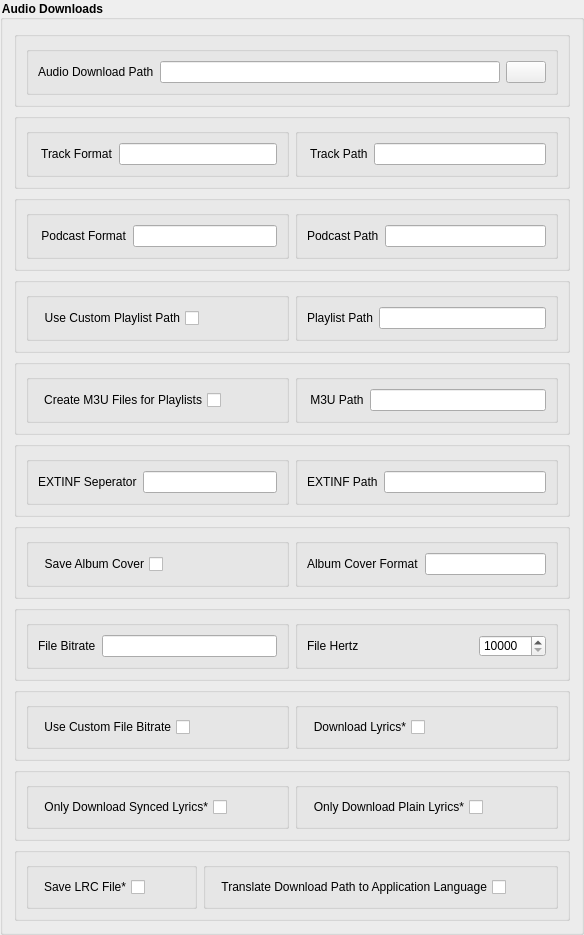
             <widget class="QGroupBox" name="gb1">
              <property name="styleSheet">
               <string notr="true">QGroupBox { font-weight: bold; }</string>
              </property>
              <property name="title">
               <string>Audio Downloads</string>
              </property>
              <layout class="QVBoxLayout" name="verticalLayout_27">
               <item>
                <widget class="QGroupBox" name="gb1_29">
                 <property name="title">
                  <string/>
                 </property>
                 <property name="flat">
                  <bool>true</bool>
                 </property>
                 <layout class="QHBoxLayout" name="horizontalLayout_248">
                  <item>
                   <widget class="QGroupBox" name="gb1_31">
                    <property name="title">
                     <string/>
                    </property>
                    <property name="flat">
                     <bool>true</bool>
                    </property>
                    <layout class="QHBoxLayout" name="horizontalLayout_265">
                     <item>
                      <widget class="QLabel" name="lb_audio_download_path">
                       <property name="text">
                        <string>Audio Download Path</string>
                       </property>
                      </widget>
                     </item>
                     <item>
                      <widget class="QLineEdit" name="audio_download_path">
                       <property name="sizePolicy">
                        <sizepolicy hsizetype="Expanding" vsizetype="Fixed">
                         <horstretch>0</horstretch>
                         <verstretch>0</verstretch>
                        </sizepolicy>
                       </property>
                       <property name="minimumSize">
                        <size>
                         <width>0</width>
                         <height>0</height>
                        </size>
                       </property>
                      </widget>
                     </item>
                     <item>
                      <widget class="QPushButton" name="btn_audio_download_path_browse">
                       <property name="text">
                        <string/>
                       </property>
                      </widget>
                     </item>
                    </layout>
                   </widget>
                  </item>
                 </layout>
                </widget>
               </item>
               <item>
                <widget class="QGroupBox" name="gb1_0">
                 <property name="title">
                  <string/>
                 </property>
                 <property name="flat">
                  <bool>true</bool>
                 </property>
                 <layout class="QHBoxLayout" name="horizontalLayout">
                  <item>
                   <widget class="QGroupBox" name="groupBox_27">
                    <property name="title">
                     <string/>
                    </property>
                    <layout class="QHBoxLayout" name="horizontalLayout_26">
                     <item>
                      <widget class="QLabel" name="lm_track_file_format">
                       <property name="text">
                        <string> Track Format</string>
                       </property>
                      </widget>
                     </item>
                     <item>
                      <widget class="QLineEdit" name="track_file_format"/>
                     </item>
                    </layout>
                   </widget>
                  </item>
                  <item>
                   <widget class="QGroupBox" name="groupBox_6">
                    <property name="title">
                     <string/>
                    </property>
                    <property name="flat">
                     <bool>false</bool>
                    </property>
                    <layout class="QHBoxLayout" name="horizontalLayout_17">
                     <item>
                      <widget class="QLabel" name="lb_track_formatter">
                       <property name="text">
                        <string> Track Path</string>
                       </property>
                      </widget>
                     </item>
                     <item>
                      <widget class="QLineEdit" name="track_path_formatter"/>
                     </item>
                    </layout>
                   </widget>
                  </item>
                 </layout>
                </widget>
               </item>
               <item>
                <widget class="QGroupBox" name="gb1_7">
                 <property name="title">
                  <string/>
                 </property>
                 <property name="flat">
                  <bool>true</bool>
                 </property>
                 <layout class="QHBoxLayout" name="horizontalLayout_18">
                  <item>
                   <widget class="QGroupBox" name="groupBox_28">
                    <property name="title">
                     <string/>
                    </property>
                    <layout class="QHBoxLayout" name="horizontalLayout_36">
                     <item>
                      <widget class="QLabel" name="lb_episode_name_formatter">
                       <property name="toolTip">
                        <string/>
                       </property>
                       <property name="text">
                        <string> Podcast Format</string>
                       </property>
                      </widget>
                     </item>
                     <item>
                      <widget class="QLineEdit" name="podcast_file_format"/>
                     </item>
                    </layout>
                   </widget>
                  </item>
                  <item>
                   <widget class="QGroupBox" name="groupBox_13">
                    <property name="title">
                     <string/>
                    </property>
                    <property name="flat">
                     <bool>false</bool>
                    </property>
                    <layout class="QHBoxLayout" name="horizontalLayout_35">
                     <item>
                      <widget class="QLabel" name="lb_track_formatter_2">
                       <property name="toolTip">
                        <string/>
                       </property>
                       <property name="text">
                        <string>Podcast Path</string>
                       </property>
                      </widget>
                     </item>
                     <item>
                      <widget class="QLineEdit" name="podcast_path_formatter"/>
                     </item>
                    </layout>
                   </widget>
                  </item>
                 </layout>
                </widget>
               </item>
               <item>
                <widget class="QGroupBox" name="gb1_8">
                 <property name="title">
                  <string/>
                 </property>
                 <property name="flat">
                  <bool>true</bool>
                 </property>
                 <layout class="QHBoxLayout" name="horizontalLayout_37">
                  <item>
                   <widget class="QGroupBox" name="group_playlist_cfg_m3u_2">
                    <property name="title">
                     <string/>
                    </property>
                    <layout class="QHBoxLayout" name="horizontalLayout_45">
                     <item>
                      <widget class="QCheckBox" name="use_playlist_path">
                       <property name="layoutDirection">
                        <enum>Qt::RightToLeft</enum>
                       </property>
                       <property name="text">
                        <string>Use Custom Playlist Path</string>
                       </property>
                      </widget>
                     </item>
                     <item>
                      <spacer name="horizontalSpacer_16">
                       <property name="orientation">
                        <enum>Qt::Horizontal</enum>
                       </property>
                       <property name="sizeHint" stdset="0">
                        <size>
                         <width>40</width>
                         <height>20</height>
                        </size>
                       </property>
                      </spacer>
                     </item>
                    </layout>
                   </widget>
                  </item>
                  <item>
                   <widget class="QGroupBox" name="groupBox_31">
                    <property name="title">
                     <string/>
                    </property>
                    <layout class="QHBoxLayout" name="horizontalLayout_40">
                     <item>
                      <widget class="QLabel" name="lb_playlist_name_formatter">
                       <property name="toolTip">
                        <string/>
                       </property>
                       <property name="text">
                        <string>Playlist Path</string>
                       </property>
                      </widget>
                     </item>
                     <item>
                      <widget class="QLineEdit" name="playlist_path_formatter"/>
                     </item>
                    </layout>
                   </widget>
                  </item>
                 </layout>
                </widget>
               </item>
               <item>
                <widget class="QGroupBox" name="gb1_1">
                 <property name="enabled">
                  <bool>true</bool>
                 </property>
                 <property name="title">
                  <string/>
                 </property>
                 <property name="flat">
                  <bool>true</bool>
                 </property>
                 <layout class="QHBoxLayout" name="horizontalLayout_21">
                  <item>
                   <widget class="QGroupBox" name="group_playlist_cfg_m3u">
                    <property name="title">
                     <string/>
                    </property>
                    <layout class="QHBoxLayout" name="horizontalLayout_42">
                     <item>
                      <widget class="QCheckBox" name="create_m3u_file">
                       <property name="enabled">
                        <bool>true</bool>
                       </property>
                       <property name="layoutDirection">
                        <enum>Qt::RightToLeft</enum>
                       </property>
                       <property name="text">
                        <string>Create M3U Files for Playlists</string>
                       </property>
                      </widget>
                     </item>
                     <item>
                      <spacer name="horizontalSpacer_14">
                       <property name="orientation">
                        <enum>Qt::Horizontal</enum>
                       </property>
                       <property name="sizeHint" stdset="0">
                        <size>
                         <width>40</width>
                         <height>20</height>
                        </size>
                       </property>
                      </spacer>
                     </item>
                    </layout>
                   </widget>
                  </item>
                  <item>
                   <widget class="QGroupBox" name="group_playlist_cfg_format">
                    <property name="title">
                     <string/>
                    </property>
                    <layout class="QHBoxLayout" name="horizontalLayout_43">
                     <item>
                      <widget class="QLabel" name="lb_m3u_path_formatter">
                       <property name="enabled">
                        <bool>true</bool>
                       </property>
                       <property name="text">
                        <string> M3U Path</string>
                       </property>
                      </widget>
                     </item>
                     <item>
                      <widget class="QLineEdit" name="m3u_path_formatter">
                       <property name="enabled">
                        <bool>true</bool>
                       </property>
                      </widget>
                     </item>
                    </layout>
                   </widget>
                  </item>
                 </layout>
                </widget>
               </item>
               <item>
                <widget class="QGroupBox" name="gb1_5">
                 <property name="enabled">
                  <bool>true</bool>
                 </property>
                 <property name="title">
                  <string/>
                 </property>
                 <property name="flat">
                  <bool>true</bool>
                 </property>
                 <layout class="QHBoxLayout" name="horizontalLayout_22">
                  <item>
                   <widget class="QGroupBox" name="group_playlist_cfg_format_4">
                    <property name="title">
                     <string/>
                    </property>
                    <layout class="QHBoxLayout" name="horizontalLayout_52">
                     <item>
                      <widget class="QLabel" name="lb_extinf_separator">
                       <property name="enabled">
                        <bool>true</bool>
                       </property>
                       <property name="text">
                        <string>EXTINF Seperator</string>
                       </property>
                      </widget>
                     </item>
                     <item>
                      <widget class="QLineEdit" name="extinf_separator">
                       <property name="enabled">
                        <bool>true</bool>
                       </property>
                      </widget>
                     </item>
                    </layout>
                   </widget>
                  </item>
                  <item>
                   <widget class="QGroupBox" name="group_playlist_cfg_format_2">
                    <property name="title">
                     <string/>
                    </property>
                    <layout class="QHBoxLayout" name="horizontalLayout_51">
                     <item>
                      <widget class="QLabel" name="lb_extinf_label">
                       <property name="enabled">
                        <bool>true</bool>
                       </property>
                       <property name="text">
                        <string>EXTINF Path</string>
                       </property>
                      </widget>
                     </item>
                     <item>
                      <widget class="QLineEdit" name="extinf_label">
                       <property name="enabled">
                        <bool>true</bool>
                       </property>
                      </widget>
                     </item>
                    </layout>
                   </widget>
                  </item>
                 </layout>
                </widget>
               </item>
               <item>
                <widget class="QGroupBox" name="gb1_9">
                 <property name="title">
                  <string/>
                 </property>
                 <property name="flat">
                  <bool>true</bool>
                 </property>
                 <layout class="QHBoxLayout" name="horizontalLayout_38">
                  <item>
                   <widget class="QGroupBox" name="group_lyrics_cfg_lyricsenable_2">
                    <property name="title">
                     <string/>
                    </property>
                    <property name="flat">
                     <bool>false</bool>
                    </property>
                    <layout class="QHBoxLayout" name="horizontalLayout_46">
                     <item>
                      <widget class="QCheckBox" name="save_album_cover">
                       <property name="toolTip">
                        <string>This feature requires a premium account.</string>
                       </property>
                       <property name="layoutDirection">
                        <enum>Qt::RightToLeft</enum>
                       </property>
                       <property name="text">
                        <string>Save Album Cover</string>
                       </property>
                      </widget>
                     </item>
                     <item>
                      <spacer name="horizontalSpacer_19">
                       <property name="orientation">
                        <enum>Qt::Horizontal</enum>
                       </property>
                       <property name="sizeHint" stdset="0">
                        <size>
                         <width>40</width>
                         <height>20</height>
                        </size>
                       </property>
                      </spacer>
                     </item>
                    </layout>
                   </widget>
                  </item>
                  <item>
                   <widget class="QGroupBox" name="group_lyrics_cfg_only_synced_2">
                    <property name="title">
                     <string/>
                    </property>
                    <layout class="QHBoxLayout" name="horizontalLayout_47">
                     <item>
                      <widget class="QLabel" name="lb_album_cover_format">
                       <property name="text">
                        <string>Album Cover Format</string>
                       </property>
                      </widget>
                     </item>
                     <item>
                      <widget class="QLineEdit" name="album_cover_format"/>
                     </item>
                    </layout>
                   </widget>
                  </item>
                 </layout>
                </widget>
               </item>
               <item>
                <widget class="QGroupBox" name="gb1_13">
                 <property name="title">
                  <string/>
                 </property>
                 <property name="flat">
                  <bool>true</bool>
                 </property>
                 <layout class="QHBoxLayout" name="horizontalLayout_244">
                  <item>
                   <widget class="QGroupBox" name="groupBox_134">
                    <property name="title">
                     <string/>
                    </property>
                    <property name="flat">
                     <bool>false</bool>
                    </property>
                    <layout class="QHBoxLayout" name="horizontalLayout_245">
                     <item>
                      <widget class="QLabel" name="lb_file_bitrate">
                       <property name="text">
                        <string>File Bitrate</string>
                       </property>
                      </widget>
                     </item>
                     <item>
                      <widget class="QLineEdit" name="file_bitrate"/>
                     </item>
                    </layout>
                   </widget>
                  </item>
                  <item>
                   <widget class="QGroupBox" name="groupBox_135">
                    <property name="title">
                     <string/>
                    </property>
                    <property name="flat">
                     <bool>false</bool>
                    </property>
                    <layout class="QHBoxLayout" name="horizontalLayout_246">
                     <item>
                      <widget class="QLabel" name="lb_file_bitrate_2">
                       <property name="text">
                        <string>File Hertz</string>
                       </property>
                      </widget>
                     </item>
                     <item>
                      <spacer name="horizontalSpacer_20">
                       <property name="orientation">
                        <enum>Qt::Horizontal</enum>
                       </property>
                       <property name="sizeHint" stdset="0">
                        <size>
                         <width>40</width>
                         <height>20</height>
                        </size>
                       </property>
                      </spacer>
                     </item>
                     <item>
                      <widget class="QSpinBox" name="file_hertz">
                       <property name="minimumSize">
                        <size>
                         <width>0</width>
                         <height>0</height>
                        </size>
                       </property>
                       <property name="minimum">
                        <number>10000</number>
                       </property>
                       <property name="maximum">
                        <number>10000000</number>
                       </property>
                      </widget>
                     </item>
                    </layout>
                   </widget>
                  </item>
                 </layout>
                </widget>
               </item>
               <item>
                <widget class="QGroupBox" name="gb1_2">
                 <property name="title">
                  <string/>
                 </property>
                 <property name="flat">
                  <bool>true</bool>
                 </property>
                 <layout class="QHBoxLayout" name="horizontalLayout_13">
                  <item>
                   <widget class="QGroupBox" name="group_lyrics_cfg_only_synced_4">
                    <property name="title">
                     <string/>
                    </property>
                    <layout class="QHBoxLayout" name="horizontalLayout_44">
                     <item>
                      <widget class="QCheckBox" name="use_custom_file_bitrate">
                       <property name="toolTip">
                        <string>This feature requires a premium account.</string>
                       </property>
                       <property name="layoutDirection">
                        <enum>Qt::RightToLeft</enum>
                       </property>
                       <property name="text">
                        <string>Use Custom File Bitrate</string>
                       </property>
                      </widget>
                     </item>
                     <item>
                      <spacer name="horizontalSpacer_23">
                       <property name="orientation">
                        <enum>Qt::Horizontal</enum>
                       </property>
                       <property name="sizeHint" stdset="0">
                        <size>
                         <width>40</width>
                         <height>20</height>
                        </size>
                       </property>
                      </spacer>
                     </item>
                    </layout>
                   </widget>
                  </item>
                  <item>
                   <widget class="QGroupBox" name="group_lyrics_cfg_lyricsenable">
                    <property name="title">
                     <string/>
                    </property>
                    <property name="flat">
                     <bool>false</bool>
                    </property>
                    <layout class="QHBoxLayout" name="horizontalLayout_33">
                     <item>
                      <widget class="QCheckBox" name="download_lyrics">
                       <property name="toolTip">
                        <string>This feature requires a premium account.</string>
                       </property>
                       <property name="layoutDirection">
                        <enum>Qt::RightToLeft</enum>
                       </property>
                       <property name="text">
                        <string>Download Lyrics*</string>
                       </property>
                      </widget>
                     </item>
                     <item>
                      <spacer name="horizontalSpacer_10">
                       <property name="orientation">
                        <enum>Qt::Horizontal</enum>
                       </property>
                       <property name="sizeHint" stdset="0">
                        <size>
                         <width>40</width>
                         <height>20</height>
                        </size>
                       </property>
                      </spacer>
                     </item>
                    </layout>
                   </widget>
                  </item>
                 </layout>
                </widget>
               </item>
               <item>
                <widget class="QGroupBox" name="gb1_6">
                 <property name="title">
                  <string/>
                 </property>
                 <property name="flat">
                  <bool>true</bool>
                 </property>
                 <layout class="QHBoxLayout" name="horizontalLayout_14">
                  <item>
                   <widget class="QGroupBox" name="group_lyrics_cfg_only_synced">
                    <property name="title">
                     <string/>
                    </property>
                    <layout class="QHBoxLayout" name="horizontalLayout_34">
                     <item>
                      <widget class="QCheckBox" name="only_download_synced_lyrics">
                       <property name="toolTip">
                        <string>This feature requires a premium account.</string>
                       </property>
                       <property name="layoutDirection">
                        <enum>Qt::RightToLeft</enum>
                       </property>
                       <property name="text">
                        <string>Only Download Synced Lyrics*</string>
                       </property>
                      </widget>
                     </item>
                     <item>
                      <spacer name="horizontalSpacer_11">
                       <property name="orientation">
                        <enum>Qt::Horizontal</enum>
                       </property>
                       <property name="sizeHint" stdset="0">
                        <size>
                         <width>40</width>
                         <height>20</height>
                        </size>
                       </property>
                      </spacer>
                     </item>
                    </layout>
                   </widget>
                  </item>
                  <item>
                   <widget class="QGroupBox" name="group_lyrics_cfg_only_synced_5">
                    <property name="title">
                     <string/>
                    </property>
                    <layout class="QHBoxLayout" name="horizontalLayout_55">
                     <item>
                      <widget class="QCheckBox" name="only_download_plain_lyrics">
                       <property name="toolTip">
                        <string>This feature requires a premium account.</string>
                       </property>
                       <property name="layoutDirection">
                        <enum>Qt::RightToLeft</enum>
                       </property>
                       <property name="text">
                        <string>Only Download Plain Lyrics*</string>
                       </property>
                      </widget>
                     </item>
                     <item>
                      <spacer name="horizontalSpacer_28">
                       <property name="orientation">
                        <enum>Qt::Horizontal</enum>
                       </property>
                       <property name="sizeHint" stdset="0">
                        <size>
                         <width>40</width>
                         <height>20</height>
                        </size>
                       </property>
                      </spacer>
                     </item>
                    </layout>
                   </widget>
                  </item>
                 </layout>
                </widget>
               </item>
               <item>
                <widget class="QGroupBox" name="gb1_3">
                 <property name="title">
                  <string/>
                 </property>
                 <property name="flat">
                  <bool>true</bool>
                 </property>
                 <layout class="QHBoxLayout" name="horizontalLayout_84">
                  <item>
                   <widget class="QGroupBox" name="group_playlist_cfg_m3u_11">
                    <property name="title">
                     <string/>
                    </property>
                    <layout class="QHBoxLayout" name="horizontalLayout_86">
                     <item>
                      <widget class="QCheckBox" name="save_lrc_file">
                       <property name="toolTip">
                        <string>This feature requires a premium account.</string>
                       </property>
                       <property name="layoutDirection">
                        <enum>Qt::RightToLeft</enum>
                       </property>
                       <property name="text">
                        <string>Save LRC File*</string>
                       </property>
                      </widget>
                     </item>
                     <item>
                      <spacer name="horizontalSpacer_26">
                       <property name="orientation">
                        <enum>Qt::Horizontal</enum>
                       </property>
                       <property name="sizeHint" stdset="0">
                        <size>
                         <width>40</width>
                         <height>20</height>
                        </size>
                       </property>
                      </spacer>
                     </item>
                    </layout>
                   </widget>
                  </item>
                  <item>
                   <widget class="QGroupBox" name="translate_file_path_2">
                    <property name="title">
                     <string/>
                    </property>
                    <layout class="QHBoxLayout" name="horizontalLayout_79">
                     <item>
                      <widget class="QCheckBox" name="translate_file_path">
                       <property name="toolTip">
                        <string/>
                       </property>
                       <property name="layoutDirection">
                        <enum>Qt::RightToLeft</enum>
                       </property>
                       <property name="text">
                        <string>Translate Download Path to Application Language</string>
                       </property>
                      </widget>
                     </item>
                     <item>
                      <spacer name="horizontalSpacer">
                       <property name="orientation">
                        <enum>Qt::Horizontal</enum>
                       </property>
                       <property name="sizeHint" stdset="0">
                        <size>
                         <width>40</width>
                         <height>20</height>
                        </size>
                       </property>
                      </spacer>
                     </item>
                    </layout>
                   </widget>
                  </item>
                 </layout>
                </widget>
               </item>
              </layout>
             </widget>
